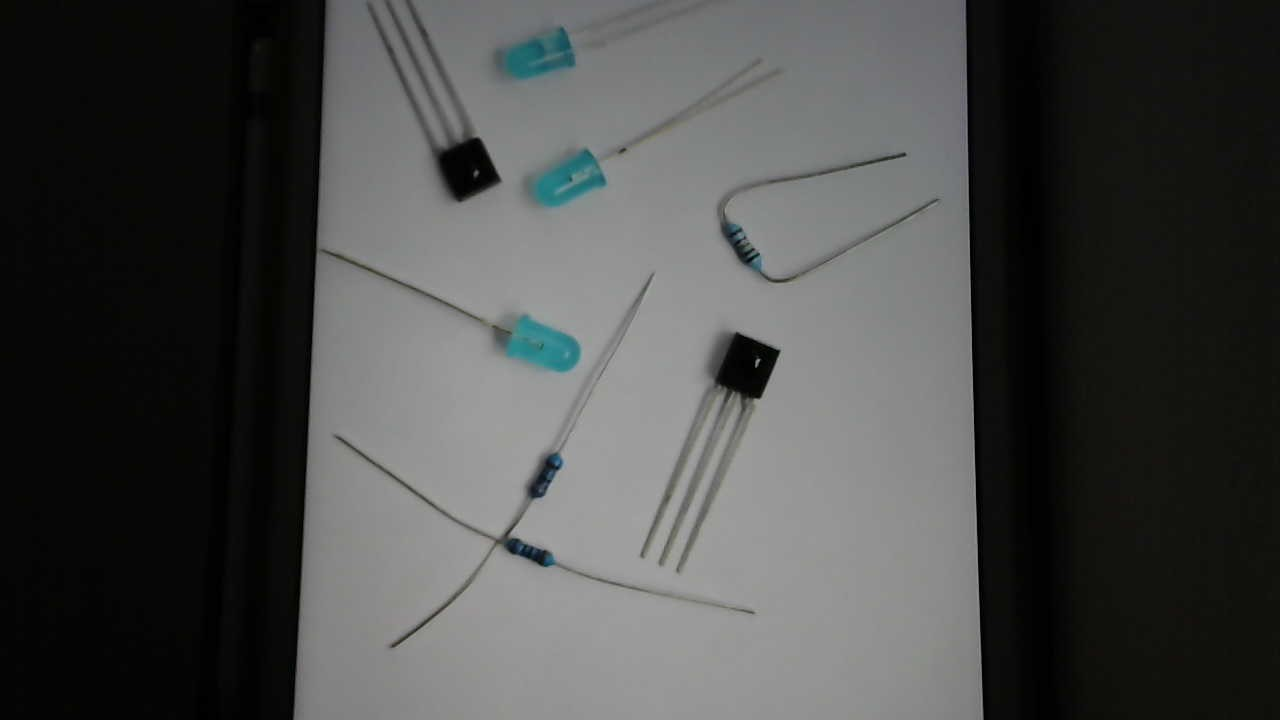
//> input picture Assign1_Blob_Statistic/pic2.jpg, 1280 x 720 px, given in place of the camera
$ ./assign1_nick   (built with g++ and OpenCV 4)
//> lines starting //> are read from the running program, lines starting //| are printed output that depends on the picture; after the words box and inside, x2 and y2 are one past the last pixel; in counts of white or black regions, pixels touching at a corner belong together
#include <opencv2/opencv.hpp>
#include <iostream>
#include <cstdio>

#include <algorithm> // for std::max_element
#include <string>    // for std::string

#include <unordered_map> // for std::unordered_map
#include <cmath>


struct BlobData {
//   std::string classLabel;
  int classLabel;
  int blobNumber;
  cv::Point2f center;
  double area;
  double perimeter;
  double circularity;
  double aspectRatio;
  cv::Point2f axisOfInertia;
  double elongation; // Added field for elongation
  double rectangularity; // Added field for rectangularity
  double theta;

//////////////////////////////////////////////////////////////////////////////////////////////////////////////////////////
// Blob data structure
  // Constructor (optional)
  BlobData(int num,double theta_in, cv::Point2f c, double a, double p, double circ, double ar, cv::Point2f axis, double elong, double rect)
      : blobNumber(num), classLabel(num), theta(theta_in), center(c), area(a), perimeter(p), circularity(circ), aspectRatio(ar), axisOfInertia(axis), elongation(elong), rectangularity(rect) {}
};


//////////////////////////////////////////////////////////////////////////////////////////////////////////////////////////
// Function blocks

// Store data function
void storeBlobData(std::vector<BlobData> &blobInfo, int blobNumber,int classLabel, double theta, cv::Point2f center, double area, double perimeter, double circularity, double aspectRatio, cv::Point2f axisOfInertia, double elongation, double rectangularity) {
  BlobData newBlob(blobNumber,theta, center, area, perimeter, circularity, aspectRatio, axisOfInertia, elongation, rectangularity);
  blobInfo.push_back(newBlob);
}

//////////////////////////////////////////////////
// Compare data function, outputs a similarity score from 0 to 100 (100 being identical)
double compareBlobs(const BlobData &blob1, const BlobData &blob2) {
  double totalWeight = 5.0; // Adjust weights as needed (sum should be 1)
  double score = 0.0;

//   // Compare area with a weight of 1
  double areaWeight = 1.0 / totalWeight;
  double areaDiff = std::abs(blob1.area - blob2.area);
  double areaNormDiff = areaDiff / (std::max(blob1.area, blob2.area) + 1e-10);
  score += (1.0 - areaNormDiff) * areaWeight;
//   printf("area %f\n",(1.0 - areaNormDiff) * areaWeight);

//   // Compare perimeter with a weight of 1
  double perimeterWeight = 1.0 / totalWeight;
  double perimeterDiff = std::abs(blob1.perimeter - blob2.perimeter);
  double perimeterNormDiff = perimeterDiff / (std::max(blob1.perimeter, blob2.perimeter) + 1e-10);
  score += (1.0 - perimeterNormDiff) * perimeterWeight;
// //   printf("perimeter %f\n",(1.0 - perimeterNormDiff) * perimeterWeight);

//   Compare circularity with a weight of 1
  double circularityWeight = 1.0 / totalWeight;
  double circularityDiff = std::abs(blob1.circularity - blob2.circularity);
  score += (1.0 - circularityDiff) * circularityWeight;

//   Compare aspect ratio with a weight of 1
  double aspectRatioWeight = 2.0 / totalWeight;
  double aspectRatioDiff = std::abs(blob1.aspectRatio - blob2.aspectRatio);
  score += (1.0 - aspectRatioDiff) * aspectRatioWeight;
// [25 lines of commented-out code are left out]
  score *= 100.0;

  return score;
}

std::map<int, char> blobToGroup;              // Map blob number to group letter
std::unordered_map<char, int> categoryCounts; // Map category letter to count

//////////////////////////////////////////////////
// Categorize blobs function based on similarity
void categorizeBlobs(std::vector<BlobData> &blobInfo, double threshold)
{
    for (int i = 0; i < blobInfo.size(); ++i)
    {
        for (int j = i + 1; j < blobInfo.size(); ++j)
        {
            // printf("num %d \n", blobInfo[j].blobNumber);
            double similarityScore = compareBlobs(blobInfo[i], blobInfo[j]);
            if (similarityScore > threshold)
            {
                if (!blobToGroup.count(blobInfo[i].classLabel))
                {
                    blobInfo[j].classLabel = blobInfo[i].classLabel; //TODO
                }
            }
        }
        // printf("\n");
    }
}

int main()
{
  // /*
    cv::VideoCapture cap(1);  // Replace with "0" for built-in camera if needed
    if (!cap.isOpened()) {
        std::cerr << "Error opening the camera!" << std::endl;
        return -1;
    }

    cv::Mat frame;
    bool updateFrame = false;  // Flag to control frame update

    // Create a window to display the video
    cv::namedWindow("Original", cv::WINDOW_NORMAL);
    cv::resizeWindow("Original", 800, 600);

    while (true) {
        // Capture a frame from the video feed
        cap >> frame;
//> frame is the input picture: 720 rows x 1280 cols, CV_8UC3; mean B, G, R 73.5, 74.5, 73.4
        if (frame.empty()) {
            std::cerr << "No frame captured?" << std::endl;
            return -1;
        }

        // Check for 't' key press
        int key = cv::waitKey(1);  // Wait for 1 millisecond for key input
//> the 'q' key is pressed
        if (key == 't') {
          updateFrame = true;
        }

        // Update the displayed frame only when 't' is pressed
        if (updateFrame) {
            cv::imshow("Original", frame);
            updateFrame = false;  // Reset flag for next frame update
        }

        // Exit if any button is pressed
        if (key == 'q') {
            printf("Picture taken \n");
            break;
        }
    }
    // */


    /*
    // cv::Mat frame = cv::imread("DEMO_circle_fish_star_01.jpg",cv::IMREAD_COLOR);
    // cv::Mat frame = cv::imread("DEMO_circle_fish_star_02.jpg",cv::IMREAD_COLOR);
    // cv::Mat frame = cv::imread("DEMO_components_02.png", cv::IMREAD_COLOR);
    cv::Mat frame = cv::imread("pic.jpg", cv::IMREAD_COLOR);

    if (frame.empty())
    {
        std::cerr << "Error: Could not open or find the image!\n";
        return -1;
    }
    */

    ////////////////////////////////////////////////////////////////////////////////////////////////////////////
    // Picture identification (Using Hue, Saturation and Brightness value along with Otsu's Binarization, https://docs.opencv.org/4.x/d7/d4d/tutorial_py_thresholding.html)
    // Convert to HSV
    cv::Mat hsv;
    cv::cvtColor(frame, hsv, cv::COLOR_BGR2HSV);

    // Define lower and upper bounds for the color range
    cv::Scalar lower(0, 0, 0);      // Lower bound (Hue, Saturation, Value)
    cv::Scalar upper(179, 30, 255); // Upper bound (Hue, Saturation, Value)

    // Threshold the HSV image to get only specified colors
    cv::Mat mask;
    cv::inRange(hsv, lower, upper, mask);

    // Apply the mask to the original image
    cv::Mat result;
    cv::bitwise_and(frame, frame, result, mask);

    // Convert the result back to grayscale
    cv::cvtColor(result, frame, cv::COLOR_BGR2GRAY);
//> frame: 720 rows x 1280 cols, CV_8UC1

    // Apply thresholding to obtain binary image
    int threshold_type = cv::THRESH_BINARY + cv::THRESH_OTSU;
    cv::threshold(frame, frame, 0, 255, threshold_type);
    cv::bitwise_not(frame, frame);

    // Remove tiny blobs
    cv::Mat kernel = cv::getStructuringElement(cv::MORPH_RECT, cv::Size(15,15)); // for fish
    // cv::Mat kernel = cv::getStructuringElement(cv::MORPH_RECT, cv::Size(5,5)); // for components
    cv::morphologyEx(frame, frame, cv::MORPH_OPEN, kernel);
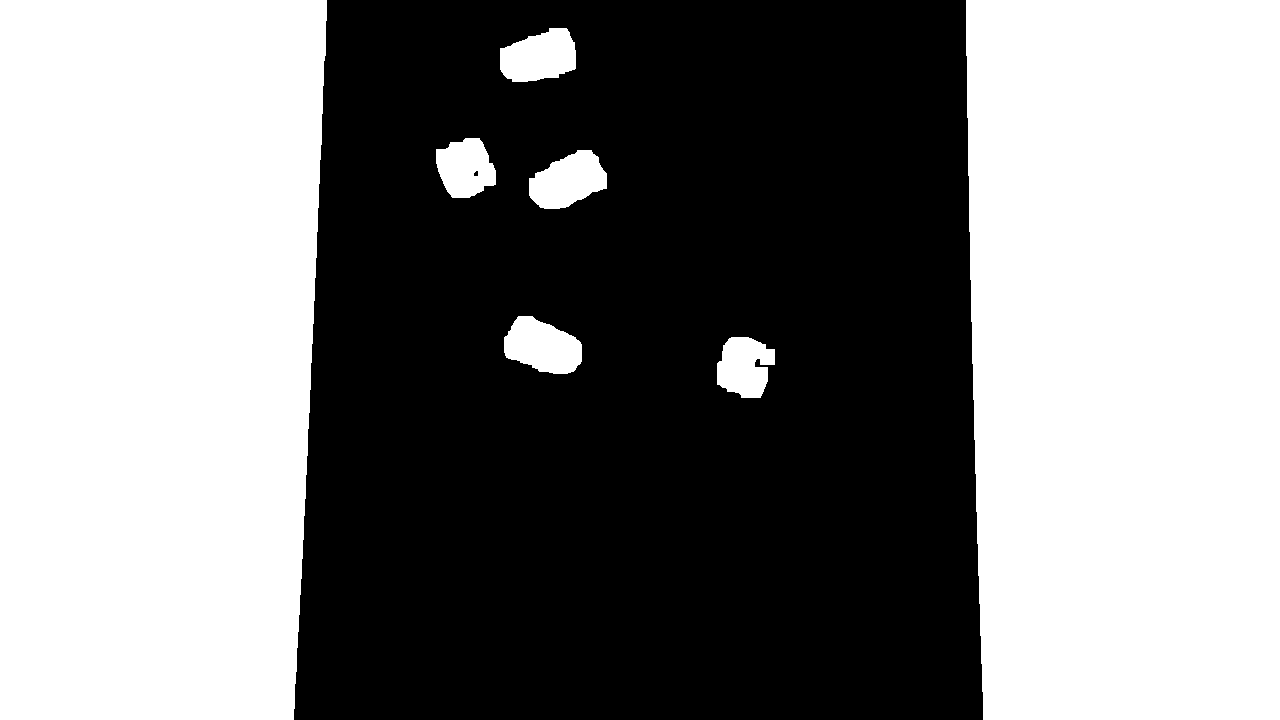
//> frame: 720 rows x 1280 cols, CV_8UC1; 49.9% white; 7 white regions, largest, box (x1, y1, x2, y2) and area: (0, 0, 327, 720) 224226, (966, 0, 1280, 720) 220930, (504, 316, 582, 374) 3230

    //////////////////////////////////////////
    // Join blobs that are close together
    kernel = cv::getStructuringElement(cv::MORPH_RECT, cv::Size(5, 5));
    cv::morphologyEx(frame, frame, cv::MORPH_CLOSE, kernel);

    std::vector<std::vector<cv::Point>> contours;
    std::vector<cv::Vec4i> hierarchy;
    cv::findContours(frame, contours, hierarchy, cv::RETR_EXTERNAL, cv::CHAIN_APPROX_SIMPLE);
//> contours = 7 contours; box (x1, y1, x2, y2) and area: (0, 0, 327, 720) 223196, (966, 0, 1280, 720) 219906, (504, 316, 582, 374) 3126, (529, 150, 607, 209) 3035, (500, 28, 576, 82) 3009, (717, 337, 775, 398) 2608, (436, 138, 496, 198) 2598

    std::vector<BlobData> blobInfo;

    ////////////////////////////////////////////////////////////////////////////////////////////////////////////
    // Colourise the blobs
    cv::Mat labels, stats, centroids;
    int numComponents = cv::connectedComponentsWithStats(frame, labels, stats, centroids,8);
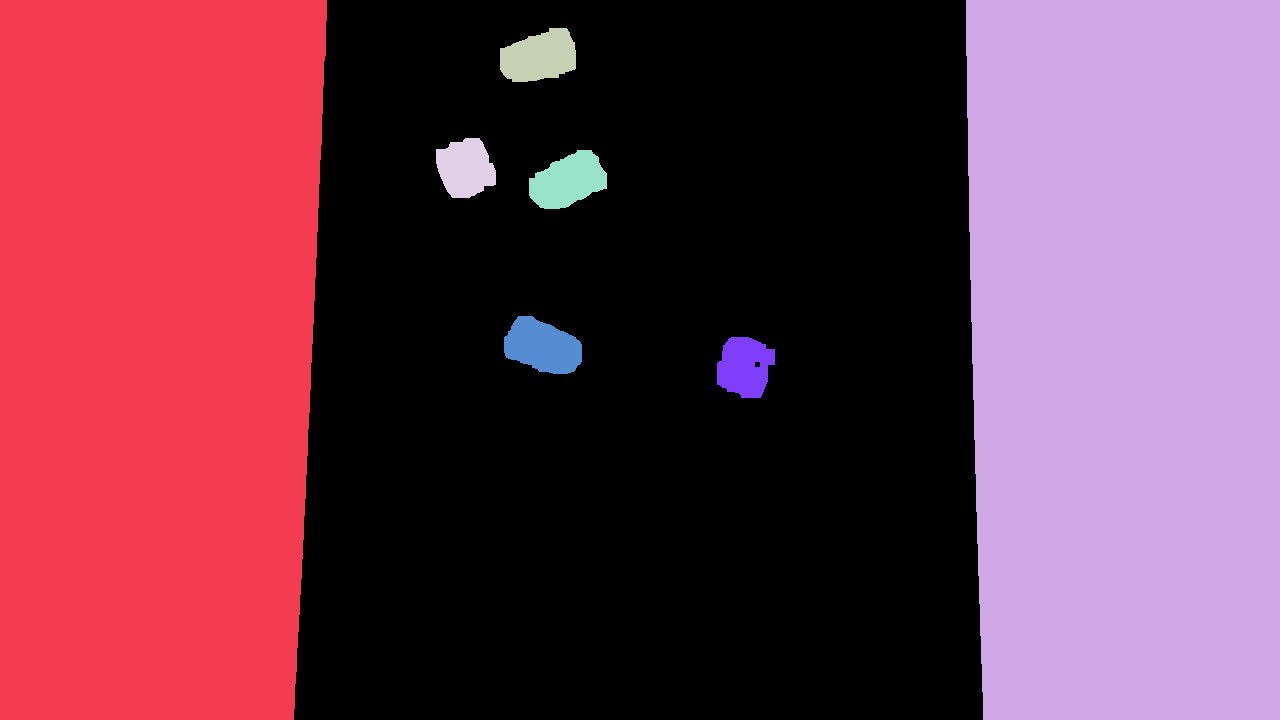
//> labels: 720 rows x 1280 cols, CV_32SC1; 8 distinct labels, from 0 to 7; one colour per label, 0 black
//> stats = [[294, 0, 689, 720, 461579], [0, 0, 327, 720, 224226], [966, 0, 314, 720, 220930], [500, 28, 76, 54, 3118], [436, 138, 60, 60, 2694], [529, 150, 78, 59, 3139], [504, 316, 78, 58, 3230], [717, 337, 58, 61, 2684]]; centroids = [[644.1, 368.7], [155.4, 353.1], [1126, 356], [539, 56.33], [465.1, 167.7], [567.6, 180.4], [542.1, 346.2], [744.4, 366.5]]; numComponents = 8

    // Assign random color to each blob
    std::vector<cv::Vec3b> colors(numComponents);
    for (int i = 0; i < numComponents; ++i)  colors[i] = cv::Vec3b(rand() & 255, rand() & 255, rand() & 255);
//> this loop made 8 passes

    // Colorize the blobs
    cv::Mat coloredImage(frame.size(), CV_8UC3, cv::Scalar(255, 255, 255));
    for (int y = 0; y < frame.rows; ++y)
    {
        for (int x = 0; x < frame.cols; ++x)
        {
            int label = labels.at<int>(y, x);
            if (label > 0)
            {
                coloredImage.at<cv::Vec3b>(y, x) = colors[label];
            }
        }
    }
    //////////////////////////////////////////////////////////////////////////////////////////////////////////
    // Blob analysis, computing each blob's staticstics

    for (size_t i = 0; i < contours.size(); i++) {
        // Calculate area & perimeter
        double area = cv::contourArea(contours[i]);
        double perimeter = cv::arcLength(contours[i], true); // Set true for closed contour

        // Calculate Moments
        cv::Moments moments = cv::moments(contours[i]);
        int centroidX = moments.m10/moments.m00;
        int centroidY = moments.m01/moments.m00;

        // Calculate Aspect ratio from rotated rectangle (for best fitting)
        cv::RotatedRect rotatedRect = cv::minAreaRect(contours[i]);
        double width = rotatedRect.size.width;
        double height = rotatedRect.size.height;
        double aspectRatio = width > height ? width / height : height / width;  // Handle both width > height and vice versa

        // Compute the axis of rotation
        double theta = 0.5 * atan2(2 * (moments.m00*moments.m11 -moments.m10*moments.m01), (   (moments.m00*moments.m20-moments.m10*moments.m10) - (moments.m00*moments.m02-moments.m01*moments.m01)  ));

        // Compute circularity, elongation and rectangularity
        double circularity = (4.0 * 3.142 * area) / (perimeter * perimeter);
        double elongation=0; // decided not to use
        double rectangularity=0; // decided not to use

        // Store blob data into dynamic array
        storeBlobData(blobInfo, i, i, theta,cv::Point2f(centroidX, centroidY), area, perimeter,
                circularity, aspectRatio, cv::Point2f(centroidX - 150 * cos(theta), centroidY - 150 * sin(theta)),
                elongation, rectangularity);

        // printf("num:%d, Centre of area: [%2d,%2d], Area: %f, Perimeter: %f, Circularity: %f, Aspect ratio: %f, Elongation: %f, Rectangularity: %f,  Axis of minimum inertia: [%2f,%2f], theta: %2f\n",
        //         i+1, centroidX, centroidY, area, perimeter, circularity, aspectRatio, elongation, rectangularity,
        //         centroidX - 150 * sin(theta), centroidY - 150 * cos(theta),theta*180/3.142);

        // Draw circle on centroid point
        cv::circle(coloredImage, cv::Point(centroidX, centroidY), 5, cv::Scalar(0, 0, 255), -1);

        // Draw the axis of rotation on the image
        cv::Point2d axis(centroidX - 150 * cos(theta), centroidY - 150 * sin(theta));
        cv::line(coloredImage, cv::Point(centroidX, centroidY), axis, cv::Scalar(0, 255, 0), 3);


    }
//> this loop made 7 passes
//> (area, perimeter, centroidX, centroidY, rotatedRect, width, height, aspectRatio) on passes 1 to 2: (2608.5, 213.5, 744, 366, centre (743.6, 366.5), size (58.4, 54.4), angle -67.8, 58.41, 54.4, 1.07), (3125.5, 232.3, 542, 346, centre (543, 347.8), size (48.2, 79.9), angle -64.8, 48.22, 79.89, 1.66)
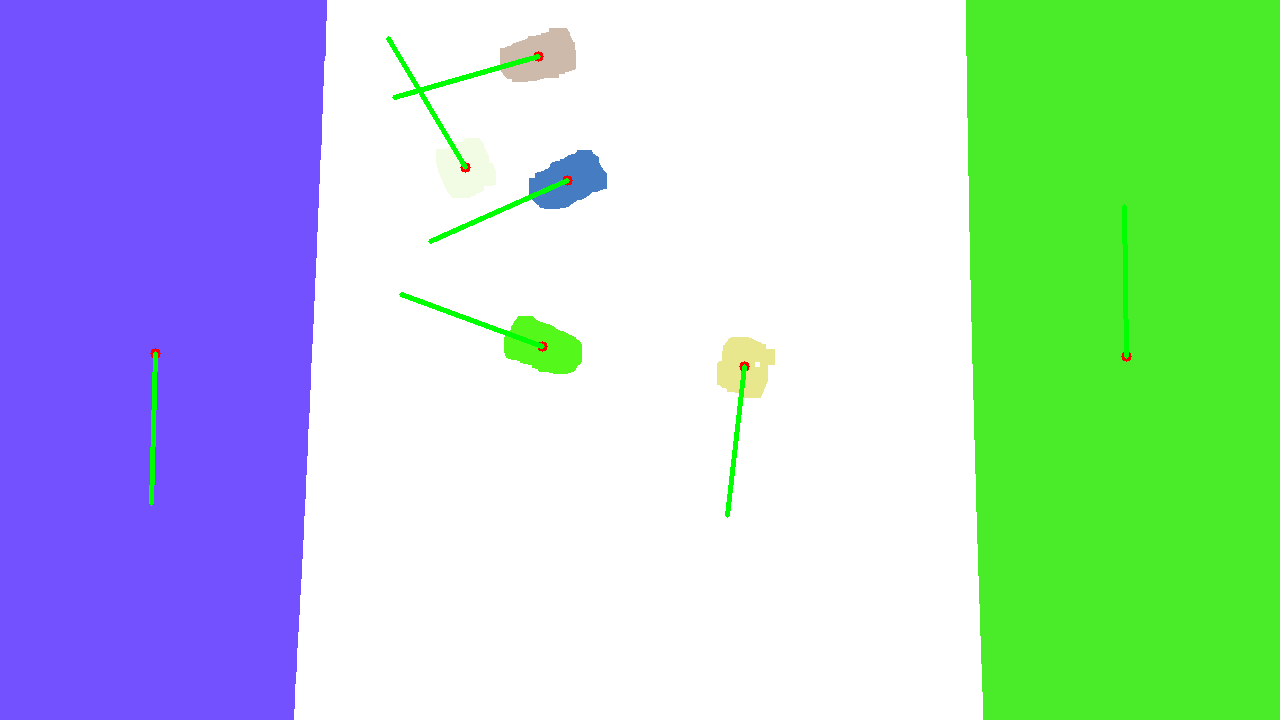
//> coloredImage: 720 rows x 1280 cols, CV_8UC3; mean B, G, R 200.7, 207.5, 175

    //////////////////////////////////////////////////////////////////////////////////////////////////////////////////////////////////////////////////////////////////////////////////////////////////////////////////////////////////////////////////////////////////////////////////////////////////////////////////////////////
    // apply similarity threshold to group blobs together
    double threshold = 70.0; // Set the similarity threshold (0 to 100)
    categorizeBlobs(blobInfo, threshold);
//> the loop in categorizeBlobs, `for (int i = 0; i < blobInfo.size(); ++i)` made 7 passes


    //////////////////////////////////////////////////////////////////////////////////////////////////////////
    // Print blob categories on image

    std::map<int, char> blobToGroup;
    for (int i = 0; i < blobInfo.size(); ++i)
    {
        //////////////////////////////////////////////////////////////////////////////////////////////////////////
        // Similarity table
        // /*
        printf("%-4d  %-6c", blobInfo[i].blobNumber+1, 'A'  + blobInfo[i].classLabel); // Print blob number (adjust width as needed) //TODO
        // printf("%-4d  %-6c", i + 1, 'A' - 1 + blobInfo[i].blobNumber); // Print blob number (adjust width as needed)
        for (int j = 0; j < blobInfo.size(); ++j)
        {
            if (i != j)
            { // Skip comparing a blob to itself
                double similarityScore = compareBlobs(blobInfo[i], blobInfo[j]);
                printf("%6.2f ", similarityScore); // Print similarity score (adjust width and precision as needed)
            }
            else
            {
                printf("%6s ", "----"); // Print "----" for self-comparison
            }
        }
        printf("\n");
        // */
        std::string blobText = std::string(1, 'A'  + blobInfo[i].classLabel);

        // Get font for text rendering (adjust font settings as needed)
        cv::HersheyFonts font = cv::FONT_HERSHEY_DUPLEX; // Choose font type
        double fontScale = 1.0;                          // Text size multiplier
        int fontThickness = 1;                           // Text line thickness

        // Size of the text for vertical placement
        int baseline = 0;
        cv::Size textSize = cv::getTextSize(blobText, font, fontScale, fontThickness, &baseline);

        // Position the text underneath the object's centroid
        int textX = blobInfo[i].center.x - textSize.width / 2;
        int textY = blobInfo[i].center.y + textSize.height + 5 + 10; // Adjust spacing as needed

        // Add blob labels
        cv::putText(coloredImage, blobText, cv::Point(textX, textY), font, fontScale, cv::Scalar(118, 185, 0), fontThickness);
    }
//> this loop made 7 passes
//> (blobText, textSize, textX, textY) on passes 1 to 4: ('A', Size(21, 22), 734, 403), ('A', Size(21, 22), 532, 383), ('A', Size(21, 22), 557, 217), ('A', Size(21, 22), 455, 204)
//> (printed output is left out)
    printf("\n");
    printf("\n");

    //////////////////////////////////////////////////////////////////////////////////////////////////////////
    // Print blob classes and stats

    // // Use a map to store category and its count
    for (int i = 0; i < blobInfo.size(); ++i){
        printf("%-4d  %-6c", blobInfo[i].blobNumber+1, 'A'  + blobInfo[i].classLabel); // Print blob number (adjust width as needed) //TODO

        // printf("Centre of area: [%2d,%2d], Area: %f, Perimeter: %f, Circularity: %f, Aspect ratio: %f, Elongation: %f, Rectangularity: %f\n",
        //      blobInfo[i].center.x,`blobInfo[i].center.y, blobInfo[i].area, blobInfo[i].perimeter, blobInfo[i].circularity, blobInfo[i].aspectRatio, blobInfo[i].elongation, blobInfo[i].rectangularity);

        printf("Centre of area: [%2.0f,%2.0f], \t Axis of minimum moment of inertia: %f \n",
             blobInfo[i].center.x,blobInfo[i].center.y,blobInfo[i].theta*180/3.142);


        // Increment count for the current category
        categoryCounts['A'  + blobInfo[i].classLabel]++;
    }
//> this loop made 7 passes
//| 1     A     Centre of area: [744,366], 	 Axis of minimum moment of inertia: -83.363047
//| 2     A     Centre of area: [542,346], 	 Axis of minimum moment of inertia: 20.295027
//> (output is shown up to pass 2 of 7)

    //////////////////////////////////////////////////////////////////////////////////////////////////////////
    // Print final categories and count
    printf("\n");
    printf("\nCategory Counts:\n");
    for (const auto& [category, count] : categoryCounts) {
        printf("%c: %d\n", category, count);
    }
//> this loop made 2 passes
//> (printed output is left out)

    // double similarityScore = compareBlobs(blobInfo[2], blobInfo[3]);
    // printf("%6.2f ", similarityScore); // Print similarity score (adjust width and precision as needed)

    //////////////////////////////////////////////////////////////////////////////////////////////////////////

    // Display image
    cv::namedWindow("image", cv::WINDOW_NORMAL);
    cv::resizeWindow("image", 1280,720);
    cv::imshow("image", coloredImage);
    cv::waitKey(0);
    cv::destroyAllWindows();

    return 0;
}
